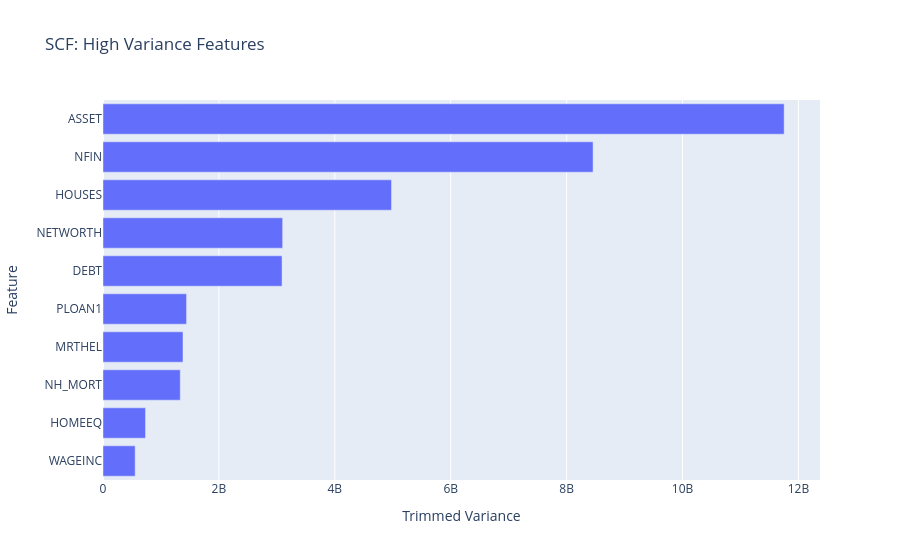

Notebook code cell kept with this figure:
### Markdown cell above
9. Bar chart dari 10 trimmed variance terbesar.

### Code cell
# Create horizontal bar chart of trimmed variance
fig = px.bar(
    x=top_ten_trim_var,
    y=top_ten_trim_var.index,
    orientation="h",
    title="SCF: High Variance Features"
)
fig.update_layout(xaxis_title="Trimmed Variance", yaxis_title="Feature")
fig.show()

### Figure 1 — Plotly figure (JSON) as saved in the notebook; plotly's stock layout.template omitted (floating-point values rounded to 4 significant figures)
{"data": [{"hovertemplate": "x=%{x}<br>y=%{y}<extra></extra>", "legendgroup": "", "marker": {"color": "#636efa", "pattern": {"shape": ""}}, "name": "", "orientation": "h", "showlegend": false, "textposition": "auto", "type": "bar", "x": [555100000.0, 733800000.0, 1333000000.0, 1380000000.0, 1442000000.0, 3090000000.0, 3100000000.0, 4979000000.0, 8456000000.0, 11750000000.0], "xaxis": "x", "y": ["WAGEINC", "HOMEEQ", "NH_MORT", "MRTHEL", "PLOAN1", "DEBT", "NETWORTH", "HOUSES", "NFIN", "ASSET"], "yaxis": "y"}], "layout": {"barmode": "relative", "legend": {"tracegroupgap": 0}, "title": {"text": "SCF: High Variance Features"}, "xaxis": {"anchor": "y", "domain": [0, 1], "title": {"text": "Trimmed Variance"}}, "yaxis": {"anchor": "x", "domain": [0, 1], "title": {"text": "Feature"}}}}
